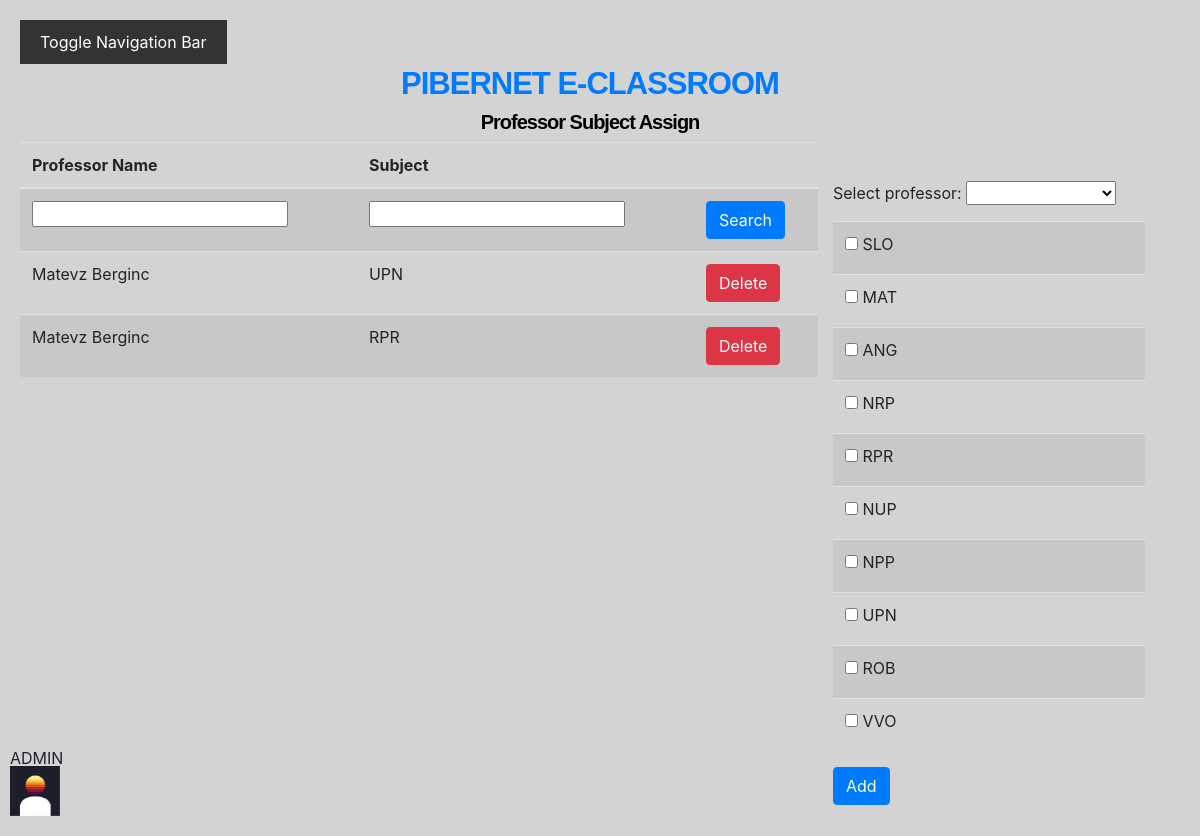
The page /Professor_assign.php (signed in) on the database its author committed.
### tables this page shows
CREATE TABLE `professors_subjects` (
  `id` int NOT NULL,
  `id_professor` int NOT NULL,
  `id_subject` int NOT NULL
);

CREATE TABLE `subjects` (
  `id_subject` int NOT NULL,
  `subject_name` varchar(50) NOT NULL
);

### Professor_assign.php (the view, shortened to what this page needs)
<link rel="stylesheet" href="https://maxcdn.bootstrapcdn.com/bootstrap/4.5.2/css/bootstrap.min.css">
<?php
include 'header.php';
echo '<div class = "h2" >Professor Subject Assign</div>';
include 'database.php';
$message_right='';
$sql = "SELECT * FROM subjects";
$subjects = mysqli_query($link, $sql);
$sql = "SELECT ps.id, u.name, u.surname, s.subject_name FROM login u, subjects s, professors_subjects ps WHERE u.user_type = 'Professor' AND u.id_login =ps.id_professor AND ps.id_subject =  s.id_subject";
$subject_assignments = mysqli_query($link, $sql);
echo '<div style = "width : 100%; display: flex;">';
echo '<div style = "width : 70%;">';
echo '<table class="table table-striped">';
echo '<thead>';
echo '<tr>';
echo '<th>Professor Name </th>';
echo '<th>Subject </th>';
echo '<th></th>';
echo '</tr>';
echo '</thead>';
echo '<tbody>';
echo '<tr>';
echo '<form method ="post">';
echo '<td><input type="text" name="srchProf" class="txtField"> </td>';
echo '<td><input type="text" name="srchSubject" class="txtField"> </td>';
echo '<td><button type="submit" name="SearchBtn" id="SearchBtn" class="btn btn-primary">Search</button></td>';
echo '</form>';
echo '</tr>';
if (mysqli_num_rows($subject_assignments) > 0) {
while ($row = mysqli_fetch_assoc($subject_assignments)) {
    echo '<tr>';
    echo '<td>' . $row["name"] . '&nbsp;' . $row["surname"] . '</td>';
    echo '<td>' . $row["subject_name"] . '</td>';
    echo '<form method="POST" action="Delete_professor_asign.php">';
    echo '<td><button type="submit" name="delete-button" id="deleteBtn-' . $row["id"] . '" class="btn btn-danger">Delete</button></td>';
    echo '</form>';
    echo '</tr>';
}
} else {
    echo "No records found";
}
echo '</tbody>';
echo '</table>';
echo '</div>';
echo '<div style = "width : 30%; padding:15px;">';
echo '<form method="POST">';
echo $message_right.'<BR>';
echo 'Select professor:&nbsp;';
echo '<select name="professor" id="professor" class="txtField">';
echo '<option value="" selected="true"> </option>';
$sql = "SELECT * FROM login WHERE user_type = 'Professor'";
$professors = mysqli_query($link, $sql);
while ($row = mysqli_fetch_assoc($professors)){
echo '<option value="'. $row["id_login"] .'" >'. $row["name"] .'&nbsp; '. $row["surname"] .'</option>';
}
echo '</select>';
echo '<table class="table table-striped">';
echo '<tbody>';
while ($row = mysqli_fetch_assoc($subjects)) {
    echo '<tr>';
    echo '<td> <input type="checkbox" id="subject' . $row["id_subject"] . '" name="subject' . $row["id_subject"] . '" value="' . $row["id_subject"] . '">&nbsp<label for="' . $row["id_subject"] . '"> ' . $row["subject_name"] . '</label><br></td>';
    echo '</tr>';
}
echo '</tbody>';
echo '</table>';
echo '<td><button type="submit" name="add-button"  class="btn btn-primary">Add</button></td>';
echo '</form>';
echo '</div>';
echo '</div>';
?>
<html>
<body >
<?php
include 'navigation_bar.php';
?>
</body>
</html>

### header.php (shortened to what this page needs)
<?php
echo '<div class = "h1" >PIBERNET E-CLASSROOM </div>';
?>
<head>
<link rel="stylesheet" href="font-awesome-4.7.0/css/font-awesome.min.css">
</head>

### navigation_bar.php (shortened to what this page needs)
<div class="sidebar-image">
<a style= "position: fixed; bottom: 40px; left: 10px; width: 50px; height: 50px;">ADMIN</a>
<img src="pfp.jpg" alt="Image Description" style="position: fixed; bottom: 20px; left: 10px; width: 50px; height: 50px;">
</div>
<button id="toggleButton">Toggle Navigation Bar</button>

### header.php (style rules this page uses)
.h1 { font-family: Arial, Helvetica, sans-serif; font-size: 31px; letter-spacing: -1px; word-spacing: 0px; color: #007BFF; font-weight: 700; text-decoration: none; font-style: normal; font-variant: normal; text-transform: none; text-align: center; }
.h2 { font-family: Arial, Helvetica, sans-serif; font-size: 20px; letter-spacing: -1px; word-spacing: 0px; color: #000000; font-weight: 700; text-decoration: none; font-style: normal; font-variant: normal; text-transform: none; text-align: center; }
body { background-color:#d3d3d3; padding-top: 65px; padding-left: 20px; padding-right: 40px; }
a { color: black; }
#toggleButton { position: fixed; top: 20px; left: 20px; background-color: #333; color: white; border: none; padding: 10px 20px; cursor: pointer; }

### rows shown on the page
professors_subjects: id_professor.name "Matevz", id_professor.surname "Berginc", id_subject.subject_name "UPN"
professors_subjects: id_professor.name "Matevz", id_professor.surname "Berginc", id_subject.subject_name "RPR"
subjects: subject_name "SLO"
subjects: subject_name "MAT"
subjects: subject_name "ANG"
subjects: subject_name "NRP"
subjects: subject_name "RPR"
subjects: subject_name "NUP"
subjects: subject_name "NPP"
subjects: subject_name "UPN"
subjects: subject_name "ROB"
subjects: subject_name "VVO"
